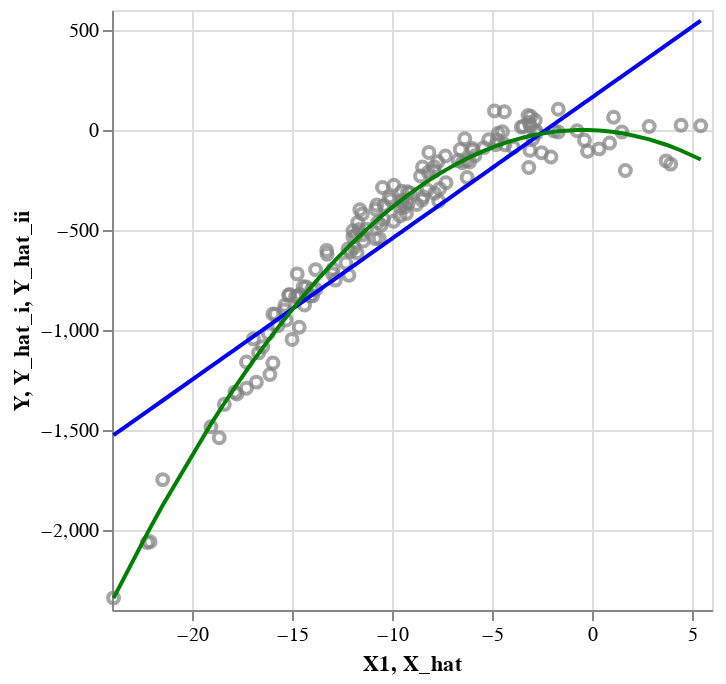

Notebook code for this chart:
### Code cell
# Plot data and two fitted models. Select fitted models by updating 'n_i' and 'n_ii'.
# The plot shows all data (train + test), while the models are fitted on the training data.
f_plot_data_and_two_models(df_data = df_data4, df_results = df_results4, n_i = 1, n_ii = 2, b_split = True)

### Figure 1 — Vega-Lite specification as saved in the notebook (floating-point values rounded to 4 significant figures; data arrays with more than 128 entries replaced by an {"elided": "..."} marker saying what was removed)
{"config": {"view": {"continuousWidth": 300, "continuousHeight": 300}}, "layer": [{"data": {"name": "data-6a9f6a77a29f5e7c36c05075f6adf1c1"}, "mark": {"type": "point", "color": "grey"}, "encoding": {"x": {"field": "X1", "type": "quantitative"}, "y": {"field": "Y", "type": "quantitative"}}}, {"data": {"name": "data-93c9a837b18c03b7233b708d4a264ddd"}, "mark": {"type": "line", "color": "blue"}, "encoding": {"x": {"field": "X_hat", "type": "quantitative"}, "y": {"field": "Y_hat_i", "type": "quantitative"}}}, {"data": {"name": "data-93c9a837b18c03b7233b708d4a264ddd"}, "mark": {"type": "line", "color": "green"}, "encoding": {"x": {"field": "X_hat", "type": "quantitative"}, "y": {"field": "Y_hat_ii", "type": "quantitative"}}}], "$schema": "https://vega.github.io/schema/vega-lite/v5.8.0.json", "datasets": {"data-6a9f6a77a29f5e7c36c05075f6adf1c1": {"elided": "150 records"}, "data-93c9a837b18c03b7233b708d4a264ddd": {"elided": "150 records"}}}
